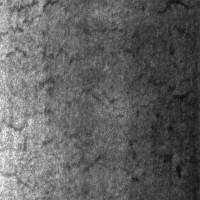
#> input picture NEU-DET/IMAGES/crazing/crazing_102.jpg, 200 x 200 px; its folder holds only this picture in this run
$ python -i features.py   (imports and definitions only)   (older library calls are emulated)
#> lines starting #> are read from the running program, lines starting #| are printed output that depends on the picture; after the words box and inside, x2 and y2 are one past the last pixel; in counts of white or black regions, pixels touching at a corner belong together
import os
import cv2
import math
import numpy as np
import xml.etree.ElementTree as ET
from config import CLASSES, IMG_EXTS

try:
    from skimage.feature import graycomatrix, graycoprops, local_binary_pattern
    SKIMAGE_OK = True
except Exception:
    SKIMAGE_OK = False


# [61 lines left out: functions find_image_files, infer_label_from_path, xml_path_for_image, read_xml_boxes, not called in this run]


def shannon_entropy(gray):
    hist = cv2.calcHist([gray], [0], None, [256], [0, 256]).ravel()
    p = hist / (hist.sum() + 1e-9)
    p = p[p > 0]
    return float(-(p * np.log2(p)).sum())


def extract_features(image_path):
    img = cv2.imread(image_path)
#> img is the input picture: shape (200, 200, 3); min 13, max 255, mean 97
    if img is None:
        raise ValueError(f"Could not read image: {image_path}")
    gray = cv2.cvtColor(img, cv2.COLOR_BGR2GRAY)
    h, w = gray.shape
#> h = 200; w = 200
    blur = cv2.GaussianBlur(gray, (5, 5), 0)
    edges = cv2.Canny(blur, 60, 160)
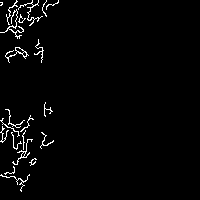
#> edges: shape (200, 200); 2.3% white in thin lines or dots, all inside (x1, y1, x2, y2) = (0, 0, 59, 192)
    edge_density = float(np.mean(edges > 0))
#> edge_density = 0.0226
    entropy = shannon_entropy(gray)
#> in shannon_entropy, `hist = cv2.calcHist([gray], [0], None, [256], [0, 256]).ravel()`: hist = 256 values, max 477 at index 97, min 0 at index 0, mean 156.2
#> in shannon_entropy, `p = hist / (hist.sum() + 1e-9)`: p = 256 values, max 0.0119 at index 97, min 0 at index 0, mean 0.00391
#> in shannon_entropy, `p = p[p > 0]`: p = 233 values, max 0.0119 at index 84, min 2.5e-05 at index 0, mean 0.00429
#> entropy = 7.25
    mean_intensity = float(np.mean(gray))
#> mean_intensity = 97.02
    std_intensity = float(np.std(gray))
#> std_intensity = 39.46

    _, th = cv2.threshold(blur, 0, 255, cv2.THRESH_BINARY_INV + cv2.THRESH_OTSU)
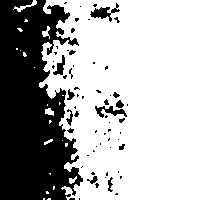
#> th: shape (200, 200); 67.4% white; 63 black regions (49 under 20 px)
    contours, _ = cv2.findContours(th, cv2.RETR_EXTERNAL, cv2.CHAIN_APPROX_SIMPLE)
#> contours = 23 contours, 18 with area under 20; largest, box (x1, y1, x2, y2) and area: (39, 0, 200, 200) 27207, (13, 0, 37, 12) 49, (45, 108, 54, 116) 36, (42, 26, 50, 39) 33, (69, 176, 77, 184) 24
    areas, aspects, boxes = [], [], []
    min_area = max(8, int(0.00015 * h * w))
#> min_area = 8
    for c in contours:
        area = cv2.contourArea(c)
        if area < min_area:
            continue
        x, y, bw, bh = cv2.boundingRect(c)
        areas.append(float(area))
        aspects.append(float(bw / (bh + 1e-6)))
        boxes.append([int(x), int(y), int(x + bw), int(y + bh)])
#> this loop made 23 passes
#> (area, x, y, bw, bh) on passes 5, 11, 20, 22, 23: (23.5, 69, 176, 8, 8), (36.5, 45, 108, 9, 8), (33, 42, 26, 8, 13), (27207, 39, 0, 161, 200), (49, 13, 0, 24, 12)
#> after the loop, areas = [23.5, 15.5, 36.5, 8, 8, 33, 27207, 49]; aspects = [1, 1.5, 1.12, 0.8, 1.5, 0.615, 0.805, 2]; boxes = [[69, 176, 77, 184], [44, 139, 53, 145], [45, 108, 54, 116], [23, 52, 27, 57], [17, 28, 23, 32], [42, 26, 50, 39], [39, 0, 200, 200], [13, 0, 37, 12]]

    if areas:
        largest_area = max(areas) / (h * w)
#> largest_area = 0.68
        avg_area = float(np.mean(areas)) / (h * w)
#> avg_area = 0.0856
        avg_aspect = float(np.mean(aspects))
#> avg_aspect = 1.17
        max_aspect = float(np.max(aspects))
#> max_aspect = 2
    else:
        largest_area = avg_area = avg_aspect = max_aspect = 0.0

    glcm_contrast = glcm_homogeneity = 0.0
    lbp_mean = lbp_std = 0.0
    if SKIMAGE_OK:
        small = cv2.resize(gray, (128, 128))
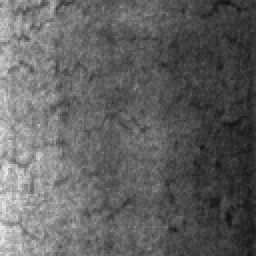
#> small: shape (128, 128) (shown 2 times larger); min 15, max 244, mean 96.9
        glcm = graycomatrix(small, distances=[1], angles=[0], levels=256, symmetric=True, normed=True)
        glcm_contrast = float(graycoprops(glcm, "contrast")[0, 0])
#> glcm_contrast = 145.8
        glcm_homogeneity = float(graycoprops(glcm, "homogeneity")[0, 0])
#> glcm_homogeneity = 0.11
        lbp = local_binary_pattern(small, P=8, R=1, method="uniform")
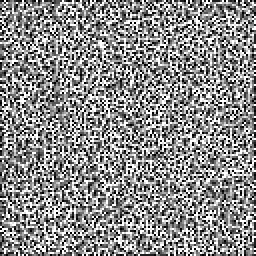
#> lbp: shape (128, 128) float64 (shown 2 times larger); min 0, max 9, mean 4.94; drawn with min black and max white
        lbp_mean = float(np.mean(lbp))
#> lbp_mean = 4.94
        lbp_std = float(np.std(lbp))
#> lbp_std = 3.02

    return {
        "width": w,
        "height": h,
        "entropy": entropy,
        "edge_density": edge_density,
        "mean_intensity": mean_intensity,
        "std_intensity": std_intensity,
        "contour_count": len(areas),
        "largest_area": largest_area,
        "avg_area": avg_area,
        "avg_aspect": avg_aspect,
        "max_aspect": max_aspect,
        "glcm_contrast": glcm_contrast,
        "glcm_homogeneity": glcm_homogeneity,
        "lbp_mean": lbp_mean,
        "lbp_std": lbp_std,
        "candidate_boxes": boxes[:10],
    }


# [30 lines left out: functions bucket, features_to_text, not called in this run]


def contour_fallback_boxes(image_path):
    f = extract_features(image_path)
    return [{"label": "detected_region", "box": b} for b in f["candidate_boxes"]]

>>> result = extract_features('../../NEU-DET/IMAGES/crazing/crazing_102.jpg')
#> result = 16 items

$ run again, on NEU-DET/IMAGES/crazing/crazing_124.jpg
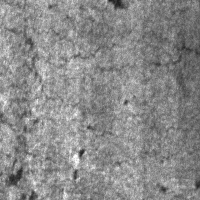
#> input picture NEU-DET/IMAGES/crazing/crazing_124.jpg, 200 x 200 px
#> in extract_features, img is the input picture: shape (200, 200, 3); min 30, max 255, mean 137.9
#> in extract_features, `edges = cv2.Canny(blur, 60, 160)`:
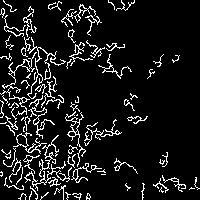
#> edges: shape (200, 200); 9.8% white in thin lines or dots
#> edge_density = 0.0983
#> hist = 256 values, max 648 at index 138, min 0 at index 0, mean 156.2
#> in shannon_entropy, `p = hist / (hist.sum() + 1e-9)`: p = 256 values, max 0.0162 at index 138, min 0 at index 0, mean 0.00391
#> in shannon_entropy, `p = p[p > 0]`: p = 220 values, max 0.0162 at index 107, min 2.5e-05 at index 1, mean 0.00455
#> entropy = 6.77
#> mean_intensity = 137.9
#> std_intensity = 26.74
#> th: shape (200, 200); 46.6% white; 102 white regions (72 under 20 px)
#> contours = 102 contours, 83 with area under 20; largest, box (x1, y1, x2, y2) and area: (73, 0, 200, 200) 11882, (0, 52, 40, 200) 2060, (72, 74, 120, 138) 1190, (68, 170, 112, 200) 510, (5, 24, 36, 61) 393
#> the loop in extract_features, `for c in contours:` made 102 passes
#> (area, x, y, bw, bh) on passes 7, 11, 13, 18, 22, 35, 36, 38: (26.5, 116, 192, 10, 8), (202.5, 143, 180, 27, 20), (94.5, 49, 179, 14, 19), (510.5, 68, 170, 44, 30), (22.5, 141, 165, 6, 9), (239.5, 93, 148, 29, 23), (42, 78, 148, 8, 12), (195.5, 42, 145, 18, 38)
#> after the loop in extract_features, `for c in contours:`: areas = 34 values, max 11882 at index 32, min 8.5 at index 17, mean 513.9; aspects = 34 values, max 2.33 at index 33, min 0.27 at index 23, mean 1; boxes = 34 items, first 6: [116, 192, 126, 200], [143, 180, 170, 200], [49, 179, 63, 198], [162, 173, 170, 178], [91, 173, 98, 180], [68, 170, 112, 200]
#> largest_area = 0.297
#> avg_area = 0.0128
#> avg_aspect = 1
#> max_aspect = 2.33
#> glcm_contrast = 292.3
#> glcm_homogeneity = 0.077
#> in extract_features, `lbp = local_binary_pattern(small, P=8, R=1, method="uniform")`:
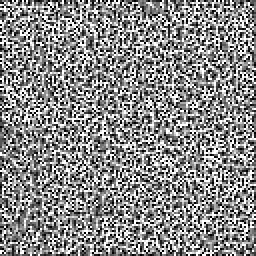
#> lbp: shape (128, 128) float64 (shown 2 times larger); min 0, max 9, mean 4.87; drawn with min black and max white
#> lbp_mean = 4.87
#> lbp_std = 3
#> result = 16 items

$ run again, on NEU-DET/IMAGES/crazing/crazing_13.jpg
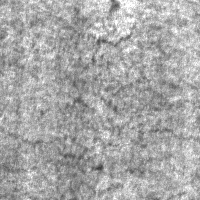
#> input picture NEU-DET/IMAGES/crazing/crazing_13.jpg, 200 x 200 px
#> in extract_features, img is the input picture: shape (200, 200, 3); min 60, max 255, mean 167.7
#> in extract_features, `edges = cv2.Canny(blur, 60, 160)`:
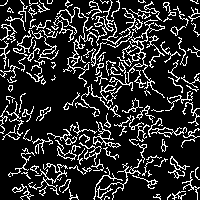
#> edges: shape (200, 200); 17.3% white in thin lines or dots
#> edge_density = 0.173
#> hist = 256 values, max 637 at index 164, min 0 at index 0, mean 156.2
#> in shannon_entropy, `p = hist / (hist.sum() + 1e-9)`: p = 256 values, max 0.0159 at index 164, min 0 at index 0, mean 0.00391
#> in shannon_entropy, `p = p[p > 0]`: p = 186 values, max 0.0159 at index 94, min 2.5e-05 at index 0, mean 0.00538
#> entropy = 6.81
#> mean_intensity = 167.7
#> std_intensity = 27.51
#> th: shape (200, 200); 54.6% white; 111 black regions (74 under 20 px)
#> contours = 74 contours, 49 with area under 20; largest, box (x1, y1, x2, y2) and area: (0, 0, 200, 200) 22306, (134, 184, 165, 200) 152, (9, 0, 23, 14) 120, (146, 24, 164, 38) 112, (26, 65, 41, 81) 110
#> the loop in extract_features, `for c in contours:` made 74 passes
#> (area, x, y, bw, bh) on passes 3, 5, 8, 12, 24, 26, 27, 30: (26.5, 167, 194, 9, 6), (22, 177, 192, 9, 6), (151.5, 134, 184, 31, 16), (72, 190, 169, 10, 15), (45.5, 193, 113, 7, 17), (54.5, 25, 96, 12, 8), (63, 192, 94, 8, 18), (22, 32, 87, 10, 6)
#> after the loop in extract_features, `for c in contours:`: areas = 34 values, max 22305.5 at index 31, min 8 at index 0, mean 697.2; aspects = 34 values, max 2 at index 0, min 0.412 at index 7, mean 1.11; boxes = 34 items, first 6: [105, 197, 111, 200], [167, 194, 176, 200], [189, 193, 200, 200], [177, 192, 186, 198], [134, 184, 165, 200], [190, 169, 200, 184]
#> largest_area = 0.558
#> avg_area = 0.0174
#> avg_aspect = 1.11
#> max_aspect = 2
#> glcm_contrast = 342.8
#> glcm_homogeneity = 0.0668
#> in extract_features, `lbp = local_binary_pattern(small, P=8, R=1, method="uniform")`:
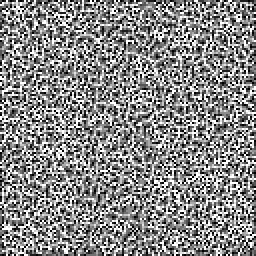
#> lbp: shape (128, 128) float64 (shown 2 times larger); min 0, max 9, mean 4.83; drawn with min black and max white
#> lbp_mean = 4.83
#> lbp_std = 2.96
#> result = 16 items
